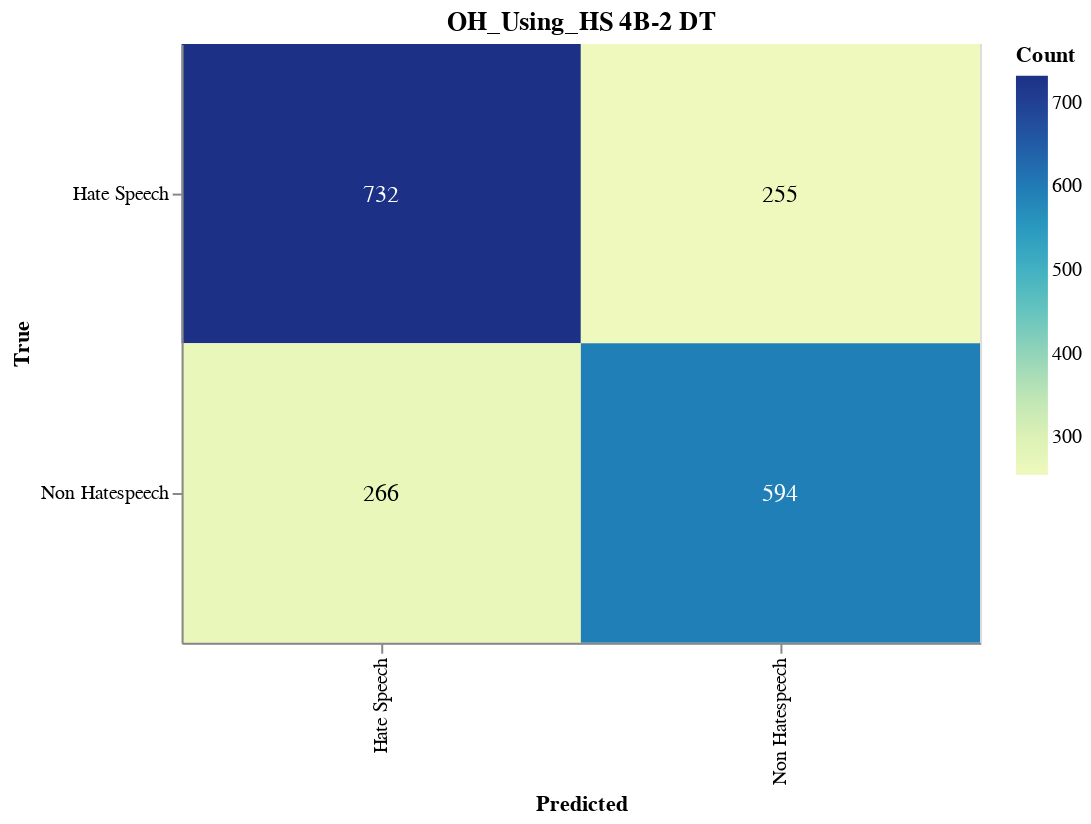

The cell this chart's notebook holds for it:
### Markdown cell above
#### Save Confusion Matrix

### Code cell
import altair as alt
import pandas as pd
from sklearn.metrics import confusion_matrix

# Calculate the confusion matrix
cm = confusion_matrix(true_labels, adjusted_predictions)

# Define class names
class_names = ['Hate Speech', 'Non Hatespeech']

# Convert confusion matrix to DataFrame
cm_df = pd.DataFrame(cm, index=class_names, columns=class_names).reset_index().melt(id_vars='index')
cm_df.columns = ['True', 'Predicted', 'Count']

# Ensure the order of categories
cm_df['True'] = pd.Categorical(cm_df['True'], categories=class_names, ordered=True)
cm_df['Predicted'] = pd.Categorical(cm_df['Predicted'], categories=class_names, ordered=True)

# Create the Altair plot
heatmap = alt.Chart(cm_df).mark_rect().encode(
    x=alt.X('Predicted:O', sort=class_names),
    y=alt.Y('True:O', sort=class_names),
    color='Count:Q',
    tooltip=['True', 'Predicted', 'Count']
).properties(
    width=400,
    height=300,
    title='OH_Using_HS 4B-2 DT'
)

# Add text labels
text = heatmap.mark_text(
    align='center',
    baseline='middle',
    fontSize=12
).encode(
    text='Count:Q',
    color=alt.condition(
        alt.datum.Count > cm.max() / 2,
        alt.value('white'),
        alt.value('black')
    )
)

# Combine heatmap and text
final_chart = heatmap + text

# Display the plot
final_chart.show()

### Figure 1 — Vega-Lite specification as saved in the notebook (floating-point values rounded to 4 significant figures)
{"config": {"view": {"continuousWidth": 300, "continuousHeight": 300}}, "layer": [{"mark": {"type": "rect"}, "encoding": {"color": {"field": "Count", "type": "quantitative"}, "tooltip": [{"field": "True", "type": "ordinal"}, {"field": "Predicted", "type": "ordinal"}, {"field": "Count", "type": "quantitative"}], "x": {"field": "Predicted", "sort": ["Hate Speech", "Non Hatespeech"], "type": "ordinal"}, "y": {"field": "True", "sort": ["Hate Speech", "Non Hatespeech"], "type": "ordinal"}}, "title": "OH_Using_HS 4B-2 DT"}, {"mark": {"type": "text", "align": "center", "baseline": "middle", "fontSize": 12}, "encoding": {"color": {"condition": {"test": "(datum.Count > 366.0)", "value": "white"}, "value": "black"}, "text": {"field": "Count", "type": "quantitative"}, "tooltip": [{"field": "True", "type": "ordinal"}, {"field": "Predicted", "type": "ordinal"}, {"field": "Count", "type": "quantitative"}], "x": {"field": "Predicted", "sort": ["Hate Speech", "Non Hatespeech"], "type": "ordinal"}, "y": {"field": "True", "sort": ["Hate Speech", "Non Hatespeech"], "type": "ordinal"}}, "title": "OH_Using_HS 4B-2 DT"}], "data": {"name": "data-7cce9ecc367b4cb56d7d2dbbc17899bd"}, "height": 300, "width": 400, "$schema": "https://vega.github.io/schema/vega-lite/v5.17.0.json", "datasets": {"data-7cce9ecc367b4cb56d7d2dbbc17899bd": [{"True": "Hate Speech", "Predicted": "Hate Speech", "Count": 732}, {"True": "Non Hatespeech", "Predicted": "Hate Speech", "Count": 266}, {"True": "Hate Speech", "Predicted": "Non Hatespeech", "Count": 255}, {"True": "Non Hatespeech", "Predicted": "Non Hatespeech", "Count": 594}]}}
